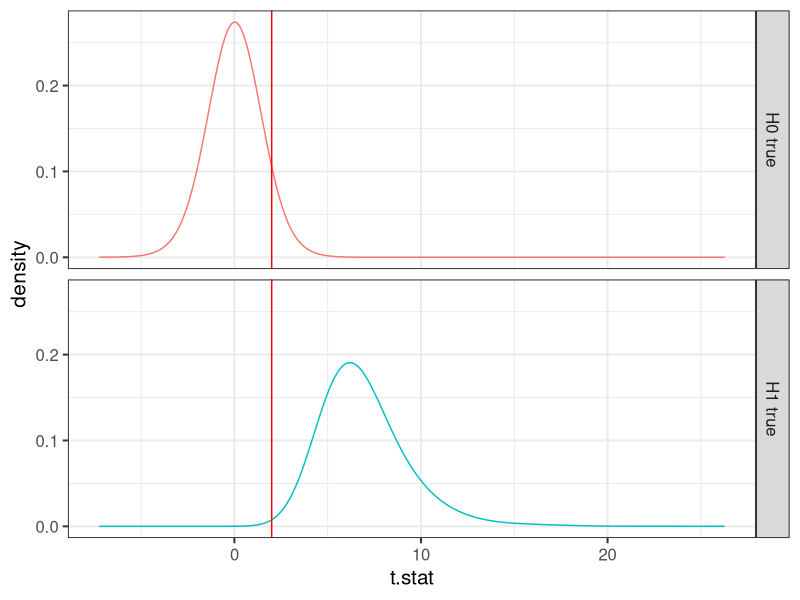

Write R code to recreate this figure.
library(tidyverse)

n.reps = 10000
n = 10

t.h0 = replicate(n.reps, {
    x = rnorm(n, 0, 1)
    xbar = mean(x)
    s = sd(x)
    tobs = (xbar - 0) / (s / sqrt(n))
})

t.h1 = replicate(n.reps, {
    x = rnorm(n, 2, 1)
    xbar = mean(x)
    s = sd(x)
    tobs = (xbar - 0) / (s / sqrt(n))
})

plt = tibble(
    t.h0 = t.h0,
    t.h1 = t.h1
)

plt.long = plt %>%
    pivot_longer(1:2, names_to = 'true.hyp', values_to = 't.stat') %>%
    mutate(true.hyp.lab = ifelse(true.hyp == 't.h0', 'H0 true', 'H1 true'))


ggplot(plt.long) +
    geom_density(aes(t.stat, color = true.hyp.lab), bw = 1) +
    facet_grid(true.hyp.lab ~ .) +
    theme_bw(base_size = 15) + 
    theme(legend.position = 'none') +
    geom_vline(xintercept = 2, color = 'red')
